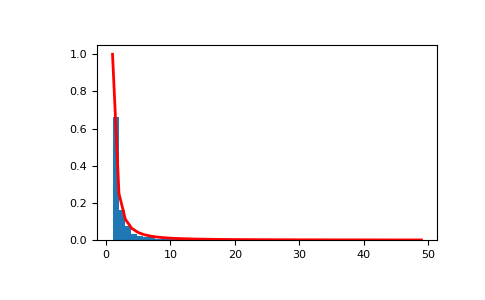

Reproduce this figure in Python.
# Draw samples from the distribution:

a = 2. # parameter
s = np.random.zipf(a, 1000)

# Display the histogram of the samples, along with
# the probability density function:

import matplotlib.pyplot as plt
from scipy import special  # doctest: +SKIP

# Truncate s values at 50 so plot is interesting:

count, bins, ignored = plt.hist(s[s<50], 50, density=True)
x = np.arange(1., 50.)
y = x**(-a) / special.zetac(a)  # doctest: +SKIP
plt.plot(x, y/max(y), linewidth=2, color='r')  # doctest: +SKIP
plt.show()
